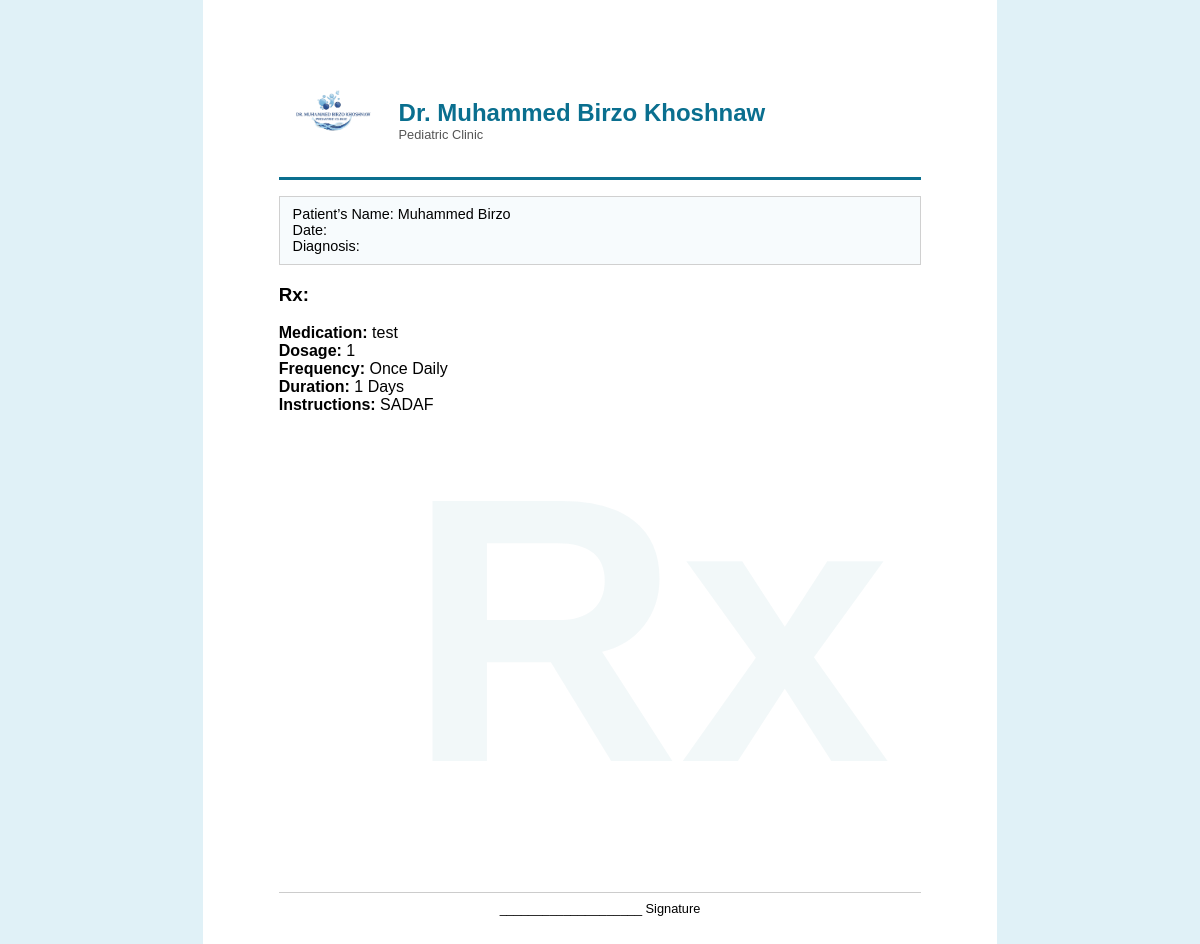
Page /patients/2/prescriptions/print/ (signed in) on the committed database.
### pediatric/models.py (models this page shows, shortened)
class Patient(models.Model):
    GENDER_CHOICES = [
        ('Male', 'Male'),
        ('Female', 'Female'),
    ]
    BLOOD_TYPE_CHOICES = [
        ('A', 'A'),
        ('B', 'B'),
        ('AB', 'AB'),
        ('O', 'O'),
    ]
    patient_name = models.CharField(max_length=100)
    date_of_birth = models.DateField()
    gender = models.CharField(max_length=10, choices=GENDER_CHOICES)
    blood_type = models.CharField(max_length=5, choices=BLOOD_TYPE_CHOICES, null=True, blank=True)
    contact_number = models.CharField(max_length=20, blank=True, null=True)
    parent_name = models.CharField(max_length=100, blank=True, null=True)
    parent_contact = models.CharField(max_length=20, blank=True, null=True)
    address = models.CharField(max_length=200, blank=True, null=True)
    city = models.CharField(max_length=50, blank=True, null=True)
    country = models.CharField(max_length=50, blank=True, null=True)
    medical_history = models.TextField(blank=True, null=True)
    notes = models.TextField(blank=True, null=True)
    date_registered = models.DateTimeField(auto_now_add=True)
    created_by = models.ForeignKey(User, on_delete=models.SET_NULL, null=True, related_name='patients_created')
    class Meta:
        ordering = ['-date_registered']

class MedicinePrescription(models.Model):
    FREQUENCY_CHOICES = [
        ('Once Daily', 'Once Daily'),
        ('Twice Daily', 'Twice Daily'),
        ('Thrice Daily', 'Thrice Daily'),
        ('Four Times Daily', 'Four Times Daily'),
        ('Every 6 Hours', 'Every 6 Hours'),
        ('Every 8 Hours', 'Every 8 Hours'),
        ('Every 12 Hours', 'Every 12 Hours'),
        ('As Needed', 'As Needed'),
    ]
    DURATION_UNIT_CHOICES = [
        ('Days', 'Days'),
        ('Weeks', 'Weeks'),
        ('Months', 'Months'),
    ]
    STATUS_CHOICES = [
        ('Active', 'Active'),
        ('Completed', 'Completed'),
        ('Discontinued', 'Discontinued'),
    ]
    patient = models.ForeignKey(Patient, on_delete=models.CASCADE, related_name='prescriptions')
    medicine_name = models.CharField(max_length=200)
    dosage = models.CharField(max_length=100, help_text="e.g., 500mg, 10ml")
    frequency = models.CharField(max_length=30, choices=FREQUENCY_CHOICES)
    duration_value = models.IntegerField(help_text="Number of days/weeks/months")
    duration_unit = models.CharField(max_length=10, choices=DURATION_UNIT_CHOICES, default='Days')
    start_date = models.DateField(auto_now_add=True)
    end_date = models.DateField(blank=True, null=True)
    indication = models.TextField(blank=True, help_text="Why this medicine is prescribed")
    instructions = models.TextField(blank=True, help_text="Special instructions (e.g., take with food)")
    side_effects = models.TextField(blank=True, help_text="Known side effects")
    prescribed_by = models.CharField(max_length=200, blank=True, help_text="Doctor's name")
    status = models.CharField(max_length=20, choices=STATUS_CHOICES, default='Active')
    notes = models.TextField(blank=True)
    class Meta:
        ordering = ['-start_date']

### pediatric/views.py (the view)
@login_required
def prescription_print_all(request, patient_id):
    patient = get_object_or_404(Patient, pk=patient_id)
    prescriptions = MedicinePrescription.objects.filter(patient=patient)
    return render(request, 'prescriptions/prescription_print_all.html', {
        'patient': patient,
        'prescriptions': prescriptions,
    })

### templates/prescriptions/prescription_print_all.html (shortened to what this page needs)
{% load static %}
<!DOCTYPE html>
<html>
<head>
</head>
<body>
  <div class="prescription-page">
    <header class="rx-header">
  <div class="clinic-logo-title">
<img src="{% static 'img/Logo.png' %}" class="clinic-logo" alt="Clinic Logo">
    <div>
      <h2>Dr. Muhammed Birzo Khoshnaw</h2>
      <p>Pediatric Clinic</p>
    </div>
  </div>
</header>
    <main class="rx-body">
      <div class="rx-info">
        <div class="patient-box">
  <div>Patient’s Name: {{ patient.patient_name }}</div>
  <div>Date: {{ prescriptions.first.created_at|date:"Y-m-d" }}</div>
  <div>Diagnosis: {{ patient.diagnosis }}</div>
</div>
<h3>Rx:</h3>
        {% for rx in prescriptions %}
          <p>
            <strong>Medication:</strong> {{ rx.medicine_name }}<br>
            <strong>Dosage:</strong> {{ rx.dosage }}<br>
            <strong>Frequency:</strong> {{ rx.frequency }}<br>
            <strong>Duration:</strong> {{ rx.duration_value }} {{ rx.duration_unit }}<br>
            <strong>Instructions:</strong> {{ rx.instructions }}
          </p>
        {% endfor %}
      </div>
      <div class="rx-watermark">Rx</div>
    </main>
    <footer class="rx-footer">
      <div>____________________ Signature</div>
    </footer>
  </div>
</body>
</html>

### templates/prescriptions/prescription_print_all.html (style rules this page uses)
body { font-family: Arial, sans-serif; background: #e0f1f7; margin: 0; padding: 0; }
.prescription-page { width: 21cm; margin: 0 auto; padding: 2cm 2cm 1.5cm; background: #ffffff; box-sizing: border-box; position: relative; }
.rx-header { border-bottom: 3px solid #0a6f8f; padding-bottom: 0.7rem; margin-bottom: 1rem; }
.clinic-logo-title { display: flex; align-items: center; gap: 0.8rem; }
.clinic-logo { height: 90px; width: auto; }
.clinic-logo-title h2 { margin: 0; color: #0a6f8f; }
.clinic-logo-title p { margin: 0; font-size: 0.8rem; color: #555; }
.patient-box { border: 1px solid #d0d0d0; padding: 0.6rem 0.8rem; margin-bottom: 1rem; font-size: 0.9rem; background: #f7fbfd; }
.rx-body { position: relative; min-height: 18cm; }
.rx-watermark { position: absolute; font-size: 10cm; color: rgba(10, 111, 143, 0.05); font-weight: 700; top: 32%; left: 20%; z-index: 0; }
.rx-info { position: relative; z-index: 1; }
.rx-footer { border-top: 1px solid #ccc; margin-top: 1rem; padding-top: 0.5rem; text-align: center; font-size: 0.8rem; }

### rows in the picture
Patient: patient_name "Muhammed Birzo"
MedicinePrescription: medicine_name "test", dosage "1", frequency "Once Daily", duration_value "1", duration_unit "Days", instructions "SADAF"
